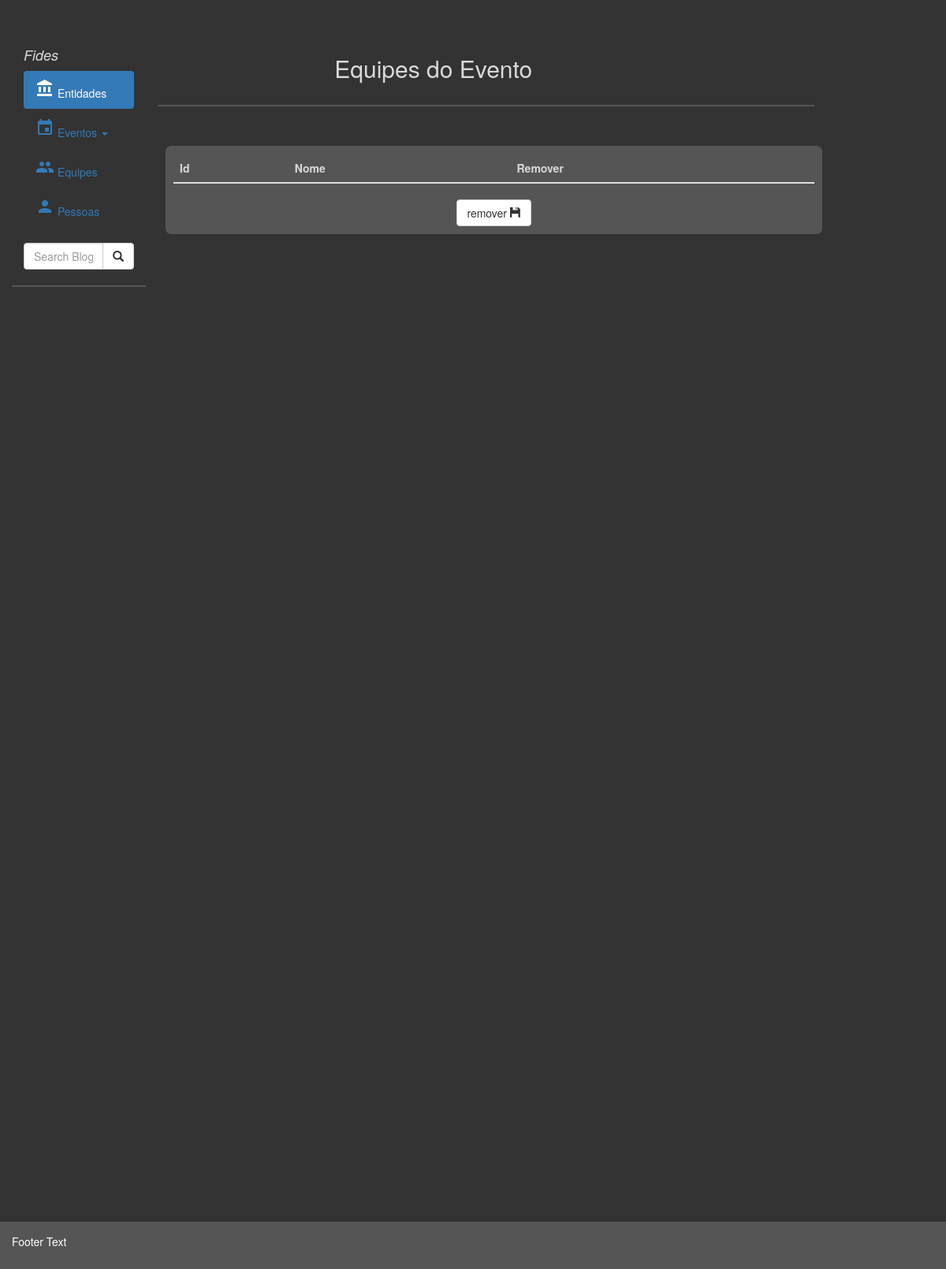
/event-team/30, run on an earlier commit of the app's database.
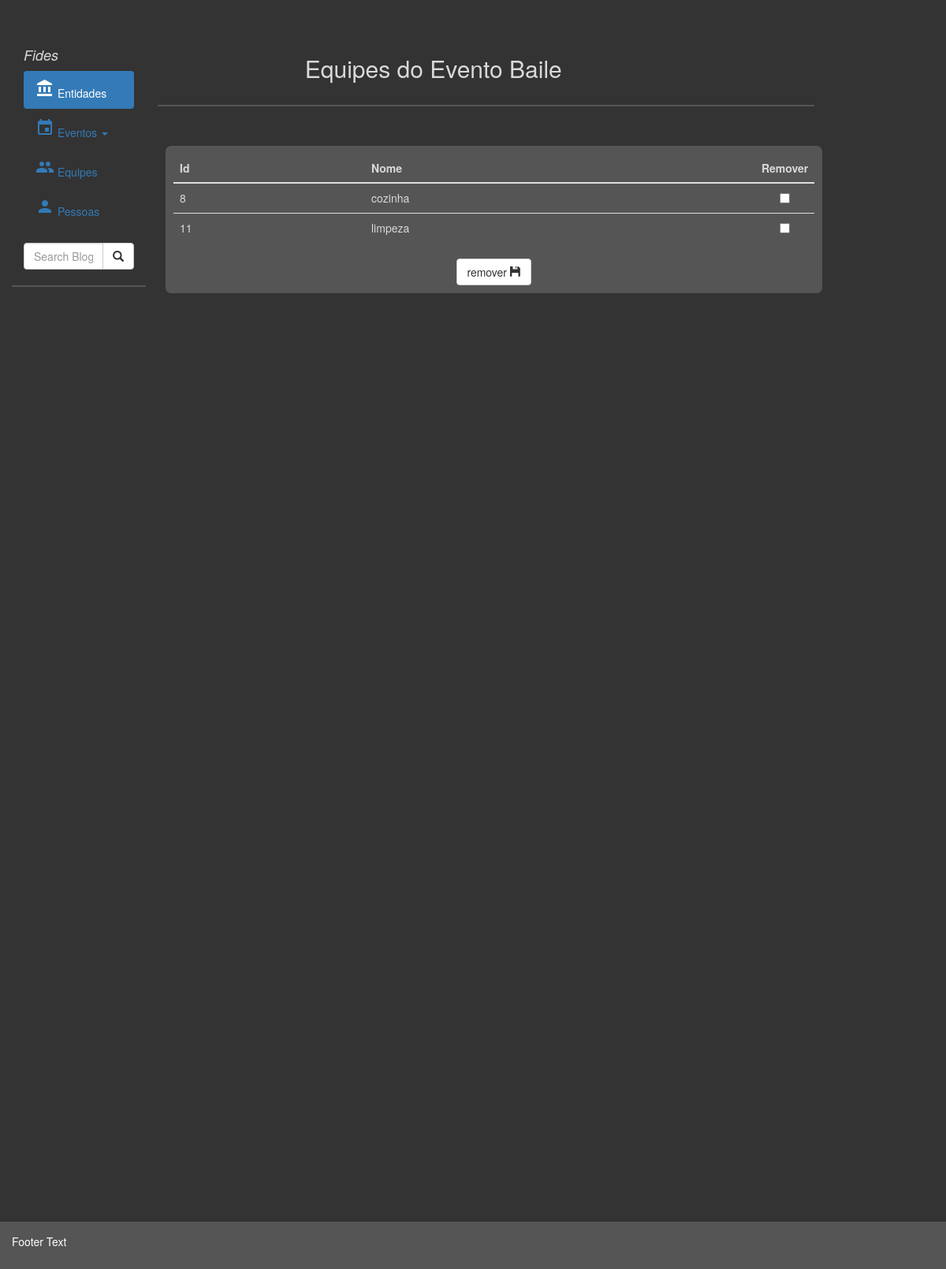
And on a later commit of the database.
### tables this page shows
CREATE TABLE `events` (
  `id_event` int(11) NOT NULL,
  `name_event` varchar(45) NOT NULL,
  `start_date` date DEFAULT NULL,
  `end_date` date DEFAULT NULL,
  `adress` varchar(45) DEFAULT NULL,
  `cep` varchar(45) DEFAULT NULL,
  `phone` varchar(45) DEFAULT NULL,
  `neighborhood` varchar(45) DEFAULT NULL,
  `id_city` int(11) NOT NULL,
  `id_state` int(11) NOT NULL,
  `id_entitie` int(11) NOT NULL
);

CREATE TABLE `events_teams` (
  `events_id_event` int(11) NOT NULL,
  `teams_id_team` int(11) NOT NULL
);

CREATE TABLE `teams` (
  `id_team` int(11) NOT NULL,
  `name_team` varchar(45) NOT NULL
);

### application/libraries/Template.php (called while the page is built)
<?php if ( ! defined('BASEPATH')) exit('No direct script access allowed');
class Template {
		var $template_data = array();
		function set($name, $value)
		{
			$this->template_data[$name] = $value;
		}
		function load($template = '', $view = '' , $view_data = array(), $return = FALSE)
		{
			$this->CI =& get_instance();
			$this->set('contents', $this->CI->load->view($view, $view_data, TRUE));
			return $this->CI->load->view($template, $this->template_data, $return);
		}
}

### application/controllers/eventController.php (called while the page is built, shortened)
<?php
class eventController extends CI_Controller {
	public function call_eventTeam($id_event){
		$dados['formerror']= NULL;
		$dados['events'] = $this->eventModel->getOne($id_event)->result();
		$dados['teams'] = $this->teamModel->listET($id_event);
		 $this->template->load('template/templateHeader', 'event/eventTeamView',$dados);
	}
}

### index.php (called while the page is built, shortened)
<?php
require_once BASEPATH.'core/CodeIgniter.php';

### application/models/eventModel.php (called while the page is built, shortened)
<?php
class eventModel extends CI_Model {
	public function getOne($event){
		$this->db->select('*');
		$this->db->join('states', 'events.id_state = states.id_state','inner');
		$this->db->join('cities', 'events.id_city = cities.id_city','inner');
		$this->db->join('entities', 'events.id_entitie = entities.id_entitie','inner');
		$this->db->where('id_event', $event);
		$this->db->limit(1);
	   return $this->db->get('events');
	}
}

### application/models/teamModel.php (called while the page is built, shortened)
<?php
class teamModel extends CI_Model {
	public function listET($id_event) {
       	$this->db->select('');
		$this->db->join('events_teams', 'teams.id_team = events_teams.teams_id_team','inner');
		$this->db->where('events_id_event', $id_event);
	   	return $this->db->get('teams')->result();
    }
}

### application/views/event/eventTeamView.php (the view, shortened to what this page needs)
<?php foreach ($events as $ev) {
   $name_event = $ev->name_event;
   $id_event = $ev->id_event;
 }
 ?>
 <div class="row">
   <div class="col-sm-10 text-center div-barra">
       <div class="col-sm-10" >
          <h2>
               <font color="#d9d9d9">Equipes do Evento <?= $name_event;?>
               </font>
          </h2>
       </div>
   </div>
     <div class="col-sm-10 div-mold" style="margin-top:50px;">
      <form action="<?= base_url('delete-event-team/'.$id_event)?>" method="POST">
         <div class="table-responsive">
            <table class="table table-condesed">
             <thead>
               <tr>
                 <th><font color="#d9d9d9">Id</font></th>
                 <th><font color="#d9d9d9">Nome</font></th>
                  <th><font color="#d9d9d9">Remover</font></th>
               </tr>
             </thead>
             <tbody>
              <?php foreach ($teams as $tm) { ?>
               <tr>
                 <td><font color="#d9d9d9"><?= $tm->id_team;?></font></td>
                 <td><font color="#d9d9d9"><?= $tm->name_team;?></font></td>
                 <td align="center" width="70">
                         <input type="checkbox" name="selecao[]" value="<?=$tm->id_team;?>"/>
                 </td>
               </tr>
               <?php } ?>
             </tbody>
           </table>
         </div>
         <div class="col-sm-12 text-center">
               <button type="submit" class="btn btn-default">remover <span class="glyphicon glyphicon-floppy-disk"></span></button>
         </div>
       </form>
     </div>
  </div>

### application/views/template/templateHeader.php (shortened to what this page needs)
<!DOCTYPE html>
<html lang="en">
<head>
  <link rel="stylesheet" href="<?= base_url('assets/css/bootstrap.css');?>">
</head>
<body class="background-dark">
<div class="container-fluid" style="margin-top:50px">
  <div class="row content">
    <div class="col-sm-2 sidenav">
      <div class="col-sm-12 div-barra">
        <i>
          <h4>
            <font color="#d9d9d9">Fides</font>
          </h4>
        </i>
        <ul class="nav nav-pills nav-stacked">
          <li class="active"><a href="<?= base_url(''); ?>"><i class="material-icons">account_balance</i> Entidades</a></li>
          <li class="dropdown">
              <a class="dropdown-toggle" data-toggle="dropdown">
                <i class="material-icons">event</i>
                Eventos  <span class="caret"></span>
              </a>
          </li>
          <li><a href="<?= base_url('team'); ?>"> <i class="material-icons">group</i> Equipes</a></li>
          <li><a href="<?= base_url('people'); ?>"> <i class="material-icons">person</i> Pessoas</a></li>
        </ul><br>
        <div class="input-group">
          <input type="text" class="form-control" placeholder="Search Blog..">
          <span class="input-group-btn">
            <button class="btn btn-default" type="button">
              <span class="glyphicon glyphicon-search"></span>
            </button>
          </span>
        </div>
      </div>
    </div>
    <div id="contents" class="col-sm-10">
        <?php echo $contents ?>
    </div>
  </div>
</div>
<footer class="container-fluid">
  <p>Footer Text</p>
</footer>
</body>
</html>

### application/views/template/templateHeader.php (style rules this page uses)
.row.content { height: 1500px }
.sidenav { background-color: #333; height: 100%; }
.div-mold { background:#555; margin:10px; padding:10px; -moz-border-radius:7px; -webkit-border-radius:7px; }
.div-barra { border-bottom-width: 2px; border-bottom-style: solid; border-bottom-color:#555; padding-bottom:20px; }
.background-dark { background-color: #333; }
footer { background-color: #555; color: white; padding: 15px; }

What changed in the data, as far as the page shows it:
added events: name_event "Baile"
added events_teams: teams_id_team.id_team "8", teams_id_team.name_team "cozinha"
added events_teams: teams_id_team.id_team "11", teams_id_team.name_team "limpeza"
